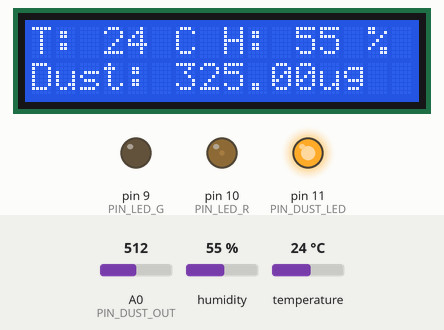
The sketch below on a simulated Arduino Uno, built with avr-gcc and run on an emulated ATmega328P. Shown: 16×2 character LCD, output pins drawn as LEDs (lit = HIGH). Inputs (shaded band) come from the test bench; at power-on: A0 (PIN_DUST_OUT) = 512, humidity 55 %, temperature 24 °C. Pins used as bus, display or sensor lines are not drawn; what the sketch prints to the serial monitor is not drawn.

Above: at 1.2 s.
1.3 s: A0 (PIN_DUST_OUT) set to 122
At 3.6 s:
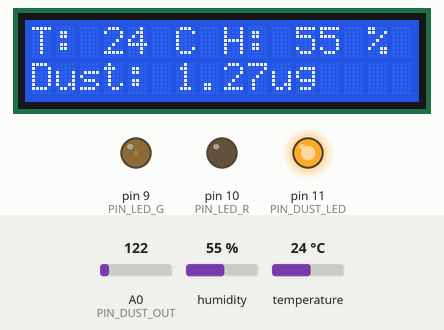
5.2 s: humidity set to 22 %
At 7.3 s:
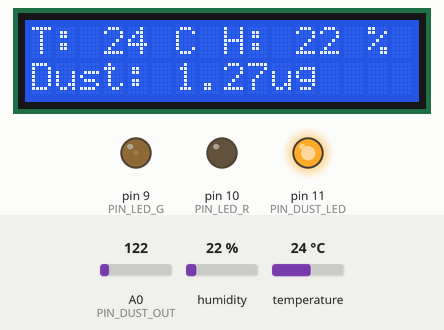
9.1 s: temperature set to 12 °C
At 9.9 s:
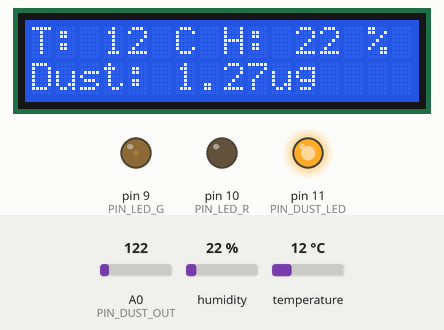
13.0 s: A0 (PIN_DUST_OUT) set to 65
At 16.3 s:
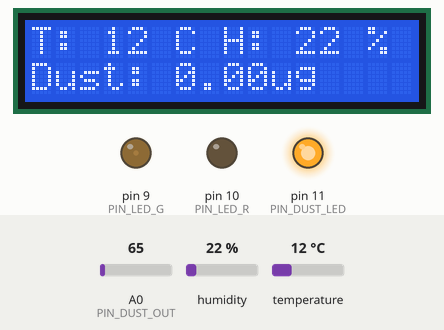
16.9 s: humidity set to 40 %
At 18.9 s:
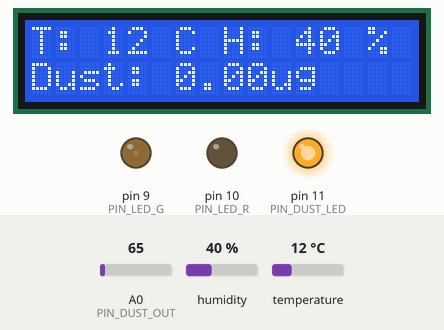
20.8 s: A0 (PIN_DUST_OUT) set to 306
At 22.7 s:
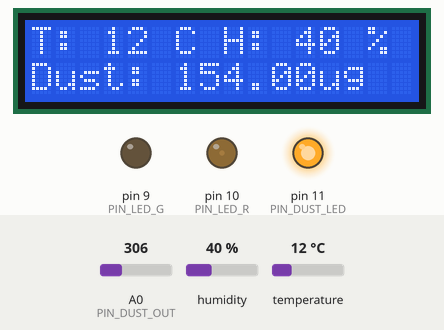
Timing chart, 0 to 24.2 s (numbered marks = the images above; inputs shaded):
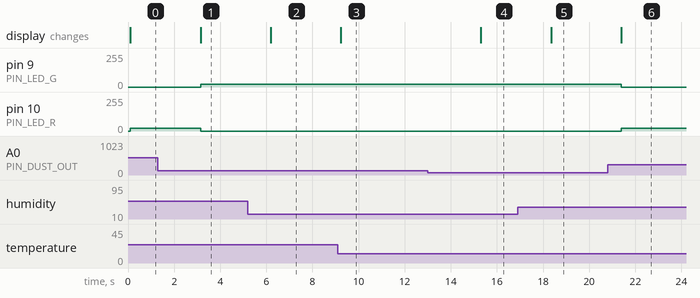

The sketch:

_22.dust_sensing.ino
```cpp
//----- 핀 설정
#define PIN_LCD_EN 12    // LCD EN핀
#define PIN_LCD_RS 13    // LCD RS핀
#define PIN_LCD_VE 6     // LCD 콘트라스트핀
#define PIN_LCD_D0 5     // LCD D0
#define PIN_LCD_D1 4     // LCD D1
#define PIN_LCD_D2 3     // LCD D2
#define PIN_LCD_D3 2     // LCD D3

#define PIN_DUST_OUT A0  // 미세먼지 센서 데이터 출력
#define PIN_DUST_LED 11  // 미세먼지 센서 적외선 LED

#define PIN_DHT_OUT 7    // DHT11 센서 데이터 출력

#define PIN_LED_R 10     // RGB LED 적색핀
#define PIN_LED_G 9      // RGB LED 녹색핀

//----- LCD 설정
#include <LiquidCrystal.h>
LiquidCrystal lcd(PIN_LCD_RS, PIN_LCD_EN, PIN_LCD_D0, PIN_LCD_D1, PIN_LCD_D2, PIN_LCD_D3);

//----- DHT11 센서 설정
#include <DHT.h>
DHT dht(PIN_DHT_OUT, DHT11);

void setup() {
  // pinMode 및 Serial 초기화
  Serial.begin(9600);
  pinMode(PIN_DUST_LED, OUTPUT);

  analogWrite(PIN_LCD_VE, 120);      // LCD 디스플레이 콘트라스트 조절
  analogWrite(PIN_LED_G, 0);         // 녹색 LED 초기값 설정
  analogWrite(PIN_LED_R, 0);         // 적색 LED 초기값 설정
  digitalWrite(PIN_DUST_LED, HIGH);  // 미세먼지 센서 적외선 LED 초기값 설정(부논리)

  // LCD 초기화
  lcd.begin(16, 2);

  // DHT11 초기화
  dht.begin();
}

float read_dust() {
  digitalWrite(PIN_DUST_LED, LOW);
  delayMicroseconds(280);
  int dustval = analogRead(PIN_DUST_OUT);
  delayMicroseconds(40);
  digitalWrite(PIN_DUST_LED, HIGH);
  delayMicroseconds(9680);
  float voltage = dustval * (5.0 / 1024.0);
  float dust_ug = (0.17 * voltage - 0.1) * 1000;
  return dust_ug >= 0 ? dust_ug : 0;
}

void print_lcd() {
  float dust_ug = read_dust();                  // 미세먼지 데이터 수집
  int dht_temperature = dht.readTemperature();  // DHT11 온도 데이터 수집
  int dht_humidity = dht.readHumidity();        // DHT11 습도 데이터 수집

  Serial.print("Temperature: ");
  Serial.print(dht_temperature);
  Serial.print(" C\nHumidity: ");
  Serial.print(dht_humidity);
  Serial.print(" %\nDust: ");
  Serial.print(dust_ug);
  Serial.println(" ug");

  lcd.clear();          // LCD 내용 삭제
  lcd.setCursor(0, 0);  // 0, 0으로 커서 설정
  lcd.print("T: ");     // 내용 출력
  lcd.print(dht_temperature);
  lcd.print(" C ");
  lcd.print("H: ");
  lcd.print(dht_humidity);
  lcd.print(" %");
  lcd.setCursor(0, 1);
  lcd.print("Dust: ");
  lcd.print(dust_ug);
  lcd.print("ug");

  if(dust_ug < 35) {         // 미세먼지가 35ug미만일 경우
    analogWrite(PIN_LED_G, 20);
    analogWrite(PIN_LED_R, 0);
  } else if(dust_ug < 75) {  // 미세먼지가 35ug이상, 75ug미만일 경우
    analogWrite(PIN_LED_G, 30);
    analogWrite(PIN_LED_R, 20);
  } else {                   // 미세먼지가 75ug 이상일 경우
    analogWrite(PIN_LED_G, 0);
    analogWrite(PIN_LED_R, 20);
  }
}

void loop() {
  print_lcd();
  delay(3000);
}
```

Measured:
- after the input at 1.3 s, pin 9 (PIN_LED_G): 0/255 → 20/255 after 1.8 s; pin 10 (PIN_LED_R): 20/255 → 0/255 after 1.8 s; the display: changes after 1.8 s (image 1)
- after the input at 5.2 s, the display: changes after 0.99 s (image 2)
- after the input at 9.1 s, the display: changes after 0.13 s (image 3)
- after the input at 13.0 s, the display: changes after 2.3 s (image 4)
- after the input at 16.9 s, the display: changes after 1.4 s (image 5)
- after the input at 20.8 s, pin 9 (PIN_LED_G): 20/255 → 0/255 after 0.59 s; pin 10 (PIN_LED_R): 0/255 → 20/255 after 0.59 s; the display: changes after 0.59 s (image 6)
